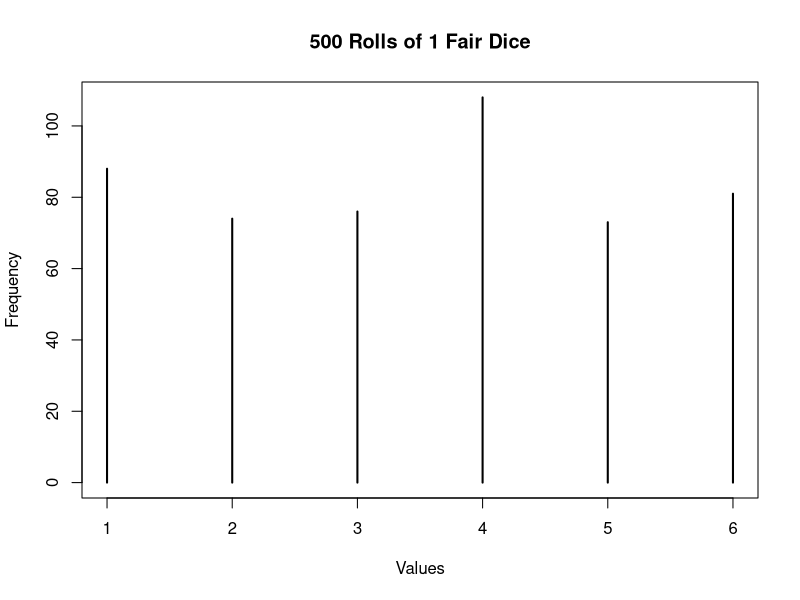
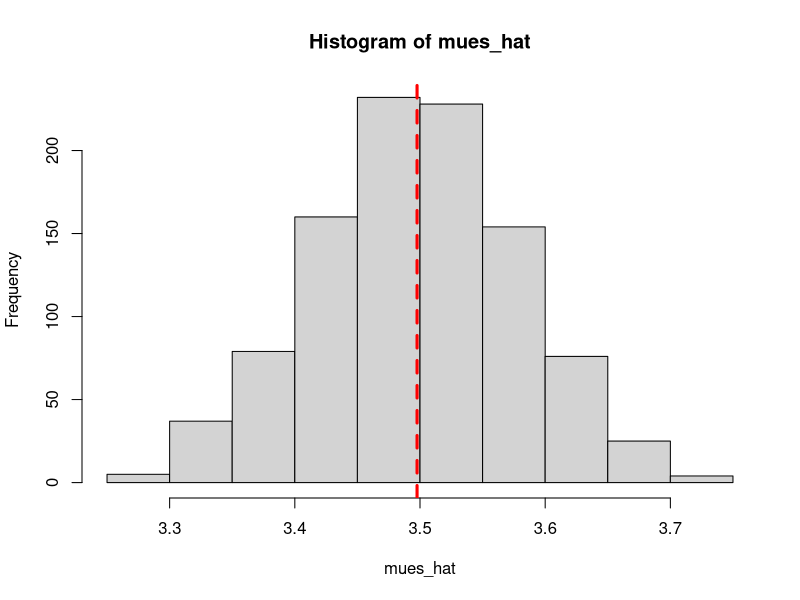

Reproduce these figures in R, in order.
# This code is a demonstration of what the Standard Error of an average is: the standard deviation of the estimate of the mean 
# across "infinite" samples. 

set.seed(13232)

# Theoretical parameters for the random variable X: "rolling a fair dice"
mu = 3.5
sigma = (105/36)^(1/2)



# Our sample: a random sample of dice throws 

n = 500

our_sample <- sample(x = 1:6, size = n, replace = TRUE)
plot(table(our_sample), xlab = 'Values', ylab = 'Frequency', main = '500 Rolls of 1 Fair Dice')
mean(our_sample)


#  Demonstration of the distrution of mu_hat across 1000 samples.

mues_hat = NULL

for (i in 1:1000) {
  
  a_sample <- sample(x = 1:6, size = 500, replace = TRUE)
  mu_hat <- mean(a_sample) 
  mues_hat <- c(mues_hat,mu_hat)
  
}


# Mean and SD of mu_hat 

mean_mu_hat <- mean(mues_hat)
sd_mu_hat  <- sd(mues_hat)

# mean of mu_hat  = mu
mean_mu_hat; mu

# sd of mu_hat  = sigma/sqrt(n)
sd_mu_hat; sigma/sqrt(n)

# Distribution of mu_hat: approximately normal
hist(mues_hat)
abline(v = mean(mues_hat), col="red", lwd=3, lty=2)
